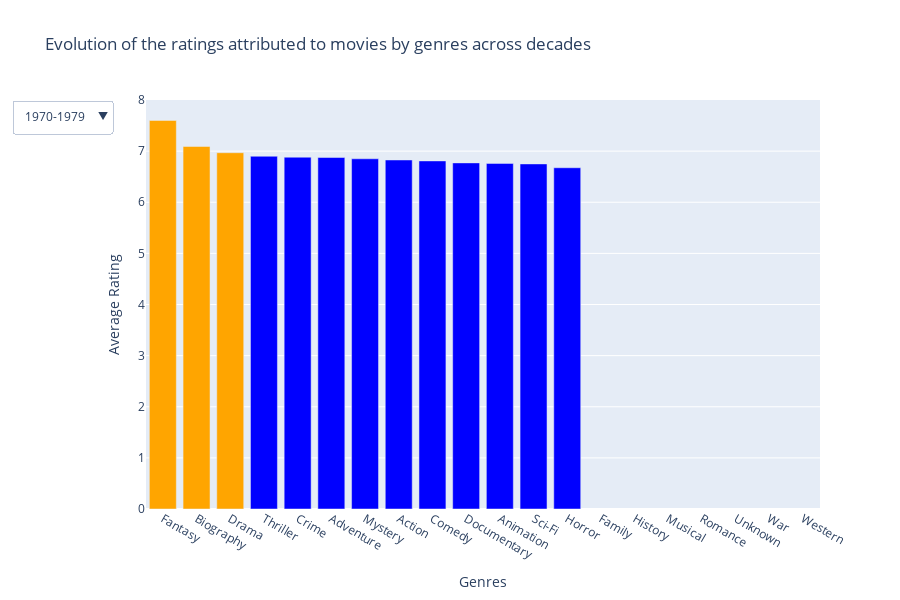

Notebook source saved alongside this figure:
### Markdown cell above
The chart generated by the code below is an interactive Plotly chart but the screenshots of each decade from this graph are present just after.

### Code cell
# We plot the graph representing the evolution of the ratings attributed to movies by the decades
# Create a figure
fig = go.Figure()

# Add bars for each decade
for decade in rating_per_decade_genre["Decade"].unique():
    # Filter by decade and sort by Rating 
    df_decade = rating_per_decade_genre[rating_per_decade_genre["Decade"] == decade]
    df_decade = df_decade.sort_values(by="Rating", ascending=False)

    # Color the 3 genres with the most releases in orange
    colors = ["orange" if i < 3 else "blue" for i in range(len(df_decade))]

    fig.add_trace(go.Bar(
        x=df_decade["Genres"],
        y=df_decade["Rating"],
        name=decade,
        visible=False,
        marker_color=colors,
    ))

# Make the first decade visible by default
fig.data[0].visible = True

# Configuring animations
fig.update_layout(
    updatemenus=[{
        "buttons": [
            {
                "label": decade,
                "method": "update",
                "args": [
                    {"visible": [decade == d for d in rating_per_decade_genre["Decade"].unique()]},
                    {"yaxis.range": [0, rating_per_decade_genre[rating_per_decade_genre["Decade"] == decade]["Rating"].max()]}
                ]  
            } for decade in rating_per_decade_genre["Decade"].unique()
        ],
        "direction": "down",
        "showactive": True
    }],
    title="Evolution of the ratings attributed to movies by genres across decades",
    height=600
)

# Edit axis titles
fig.update_layout(
    xaxis_title="Genres",
    yaxis_title="Average Rating" 
)

# Show chart
fig.show()

### Figure 1 — Plotly figure (JSON) as saved in the notebook; plotly's stock layout.template omitted (floating-point values rounded to 4 significant figures)
{"data": [{"marker": {"color": ["orange", "orange", "orange", "blue", "blue", "blue", "blue", "blue", "blue", "blue", "blue", "blue", "blue", "blue", "blue", "blue", "blue", "blue", "blue", "blue"]}, "name": "1970-1979", "type": "bar", "visible": true, "x": ["Fantasy", "Biography", "Drama", "Thriller", "Crime", "Adventure", "Mystery", "Action", "Comedy", "Documentary", "Animation", "Sci-Fi", "Horror", "Family", "History", "Musical", "Romance", "Unknown", "War", "Western"], "y": [7.6, 7.091, 6.969, 6.9, 6.881, 6.875, 6.85, 6.827, 6.809, 6.77, 6.76, 6.75, 6.675, null, null, null, null, null, null, null]}, {"marker": {"color": ["orange", "orange", "orange", "blue", "blue", "blue", "blue", "blue", "blue", "blue", "blue", "blue", "blue", "blue", "blue", "blue", "blue", "blue", "blue", "blue"]}, "name": "1980-1989", "type": "bar", "visible": false, "x": ["Animation", "Romance", "Fantasy", "Biography", "Adventure", "Action", "Crime", "Comedy", "Drama", "Horror", "Documentary", "Thriller", "Sci-Fi", "Family", "Mystery", "History", "Musical", "Unknown", "War", "Western"], "y": [7.285, 7.15, 7.01, 6.96, 6.926, 6.902, 6.866, 6.863, 6.842, 6.776, 6.768, 6.75, 6.733, 6.7, 6, null, null, null, null, null]}, {"marker": {"color": ["orange", "orange", "orange", "blue", "blue", "blue", "blue", "blue", "blue", "blue", "blue", "blue", "blue", "blue", "blue", "blue", "blue", "blue", "blue", "blue"]}, "name": "1990-1999", "type": "bar", "visible": false, "x": ["Animation", "Thriller", "Crime", "Horror", "Adventure", "Biography", "Action", "Drama", "Comedy", "Fantasy", "Documentary", "Western", "Sci-Fi", "Family", "Mystery", "Romance", "History", "Musical", "Unknown", "War"], "y": [7.42, 7.1, 6.971, 6.954, 6.952, 6.94, 6.891, 6.862, 6.851, 6.782, 6.753, 6.7, 6.6, 6.6, 6.46, 6.4, null, null, null, null]}, {"marker": {"color": ["orange", "orange", "orange", "blue", "blue", "blue", "blue", "blue", "blue", "blue", "blue", "blue", "blue", "blue", "blue", "blue", "blue", "blue", "blue", "blue"]}, "name": "2000-2009", "type": "bar", "visible": false, "x": ["Fantasy", "Mystery", "Sci-Fi", "Animation", "Thriller", "Biography", "War", "Crime", "Action", "Drama", "Comedy", "Adventure", "Unknown", "Documentary", "Romance", "Musical", "Horror", "Family", "History", "Western"], "y": [7.25, 7.1, 7.08, 7.031, 7, 6.888, 6.867, 6.864, 6.844, 6.798, 6.746, 6.743, 6.7, 6.678, 6.644, 6.622, 6.539, 6.3, null, null]}, {"marker": {"color": ["orange", "orange", "orange", "blue", "blue", "blue", "blue", "blue", "blue", "blue", "blue", "blue", "blue", "blue", "blue", "blue", "blue", "blue", "blue", "blue"]}, "name": "2010-2019", "type": "bar", "visible": false, "x": ["Musical", "Animation", "Biography", "Mystery", "Drama", "Crime", "Documentary", "Unknown", "Adventure", "Fantasy", "Thriller", "Comedy", "Action", "Romance", "Sci-Fi", "Horror", "Family", "History", "War", "Western"], "y": [6.925, 6.816, 6.802, 6.764, 6.746, 6.736, 6.715, 6.7, 6.661, 6.633, 6.626, 6.619, 6.569, 6.55, 6.4, 6.388, null, null, null, null]}, {"marker": {"color": ["orange", "orange", "orange", "blue", "blue", "blue", "blue", "blue", "blue", "blue", "blue", "blue", "blue", "blue", "blue", "blue", "blue", "blue", "blue", "blue"]}, "name": "2020-2029", "type": "bar", "visible": false, "x": ["Family", "Unknown", "Romance", "Documentary", "Animation", "History", "Biography", "Drama", "Crime", "Musical", "Fantasy", "Comedy", "Adventure", "Thriller", "Horror", "Action", "Mystery", "Sci-Fi", "War", "Western"], "y": [7.65, 6.95, 6.75, 6.734, 6.734, 6.7, 6.696, 6.664, 6.6, 6.6, 6.575, 6.551, 6.535, 6.524, 6.436, 6.355, 6.3, 6.3, null, null]}], "layout": {"height": 600, "title": {"text": "Evolution of the ratings attributed to movies by genres across decades"}, "updatemenus": [{"buttons": [{"args": [{"visible": [true, false, false, false, false, false]}, {"yaxis.range": [0, 7.6]}], "label": "1970-1979", "method": "update"}, {"args": [{"visible": [false, true, false, false, false, false]}, {"yaxis.range": [0, 7.285]}], "label": "1980-1989", "method": "update"}, {"args": [{"visible": [false, false, true, false, false, false]}, {"yaxis.range": [0, 7.42]}], "label": "1990-1999", "method": "update"}, {"args": [{"visible": [false, false, false, true, false, false]}, {"yaxis.range": [0, 7.25]}], "label": "2000-2009", "method": "update"}, {"args": [{"visible": [false, false, false, false, true, false]}, {"yaxis.range": [0, 6.925]}], "label": "2010-2019", "method": "update"}, {"args": [{"visible": [false, false, false, false, false, true]}, {"yaxis.range": [0, 7.65]}], "label": "2020-2029", "method": "update"}], "direction": "down", "showactive": true}], "xaxis": {"title": {"text": "Genres"}}, "yaxis": {"title": {"text": "Average Rating"}}}}
